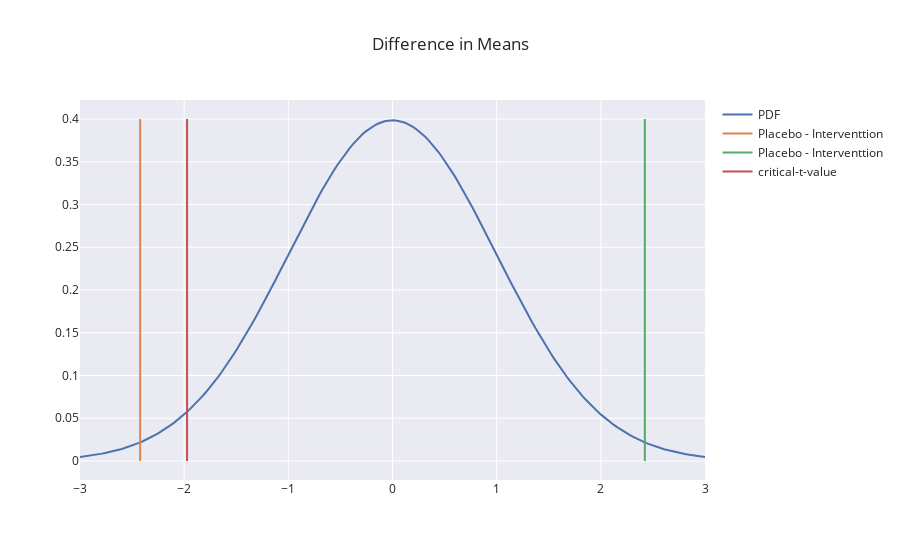

The cell this chart's notebook holds for it:
### Code cell
## adding another trace  
t_dist_fig.add_trace( 
    go.Scatter( 
        x = [t_critic, t_critic], 
        y = [0,0.4], 
        name='critical-t-value',   
        mode='lines'
    )
)
t_dist_fig.update_layout(title='Difference in Means')

### Figure 1 — Plotly figure (JSON) as saved in the notebook; plotly's stock layout.template omitted (floating-point values rounded to 4 significant figures; data arrays with more than 128 entries replaced by an {"elided": "..."} marker saying what was removed)
{"data": [{"mode": "lines", "name": "PDF", "type": "scatter", "x": {"elided": "200 float values"}, "y": {"elided": "200 float values"}}, {"mode": "lines", "name": "Placebo - Interventtion", "type": "scatter", "x": [-2.423, -2.423], "y": [0, 0.4]}, {"mode": "lines", "name": "Placebo - Interventtion", "type": "scatter", "x": [2.423, 2.423], "y": [0, 0.4]}, {"mode": "lines", "name": "critical-t-value", "type": "scatter", "x": [-1.972, -1.972], "y": [0, 0.4]}], "layout": {"title": {"text": "Difference in Means"}}}
